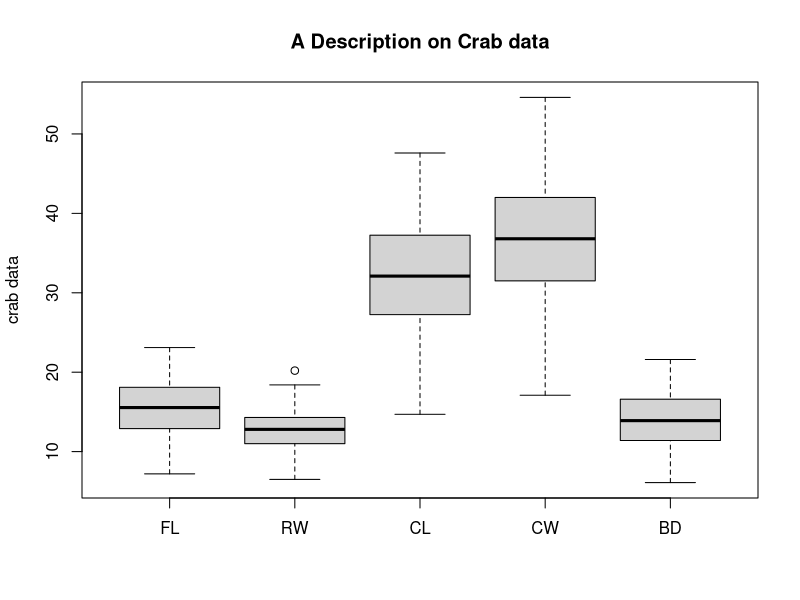
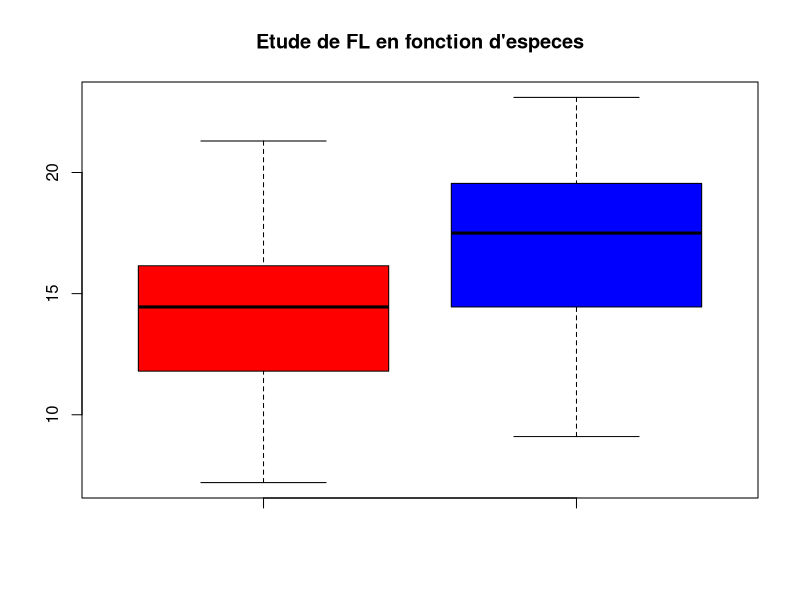
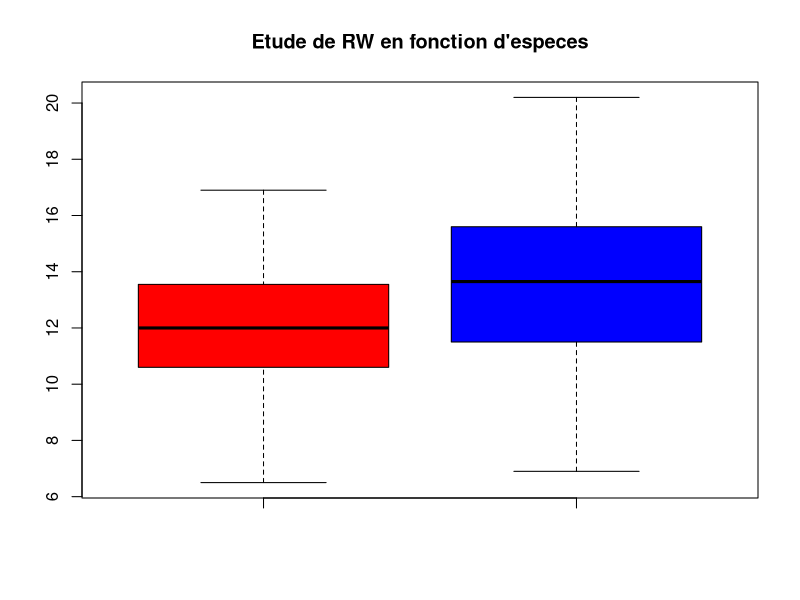
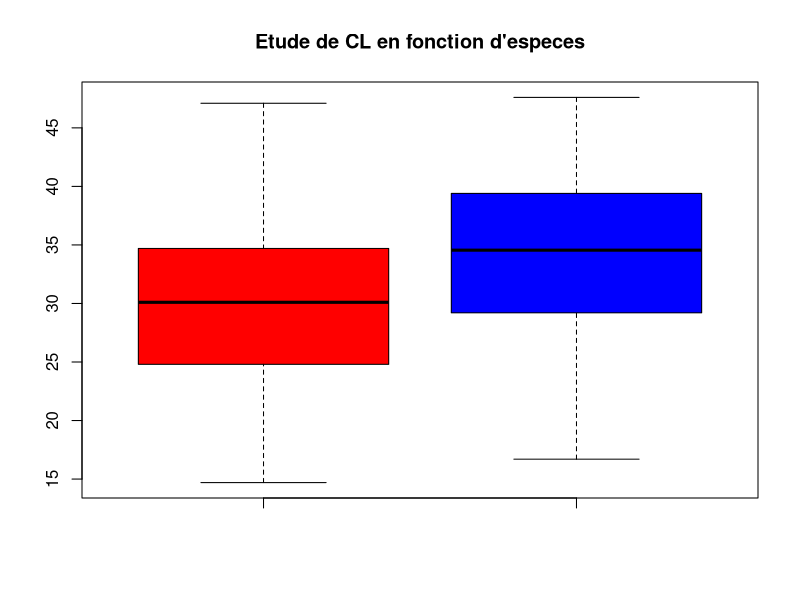
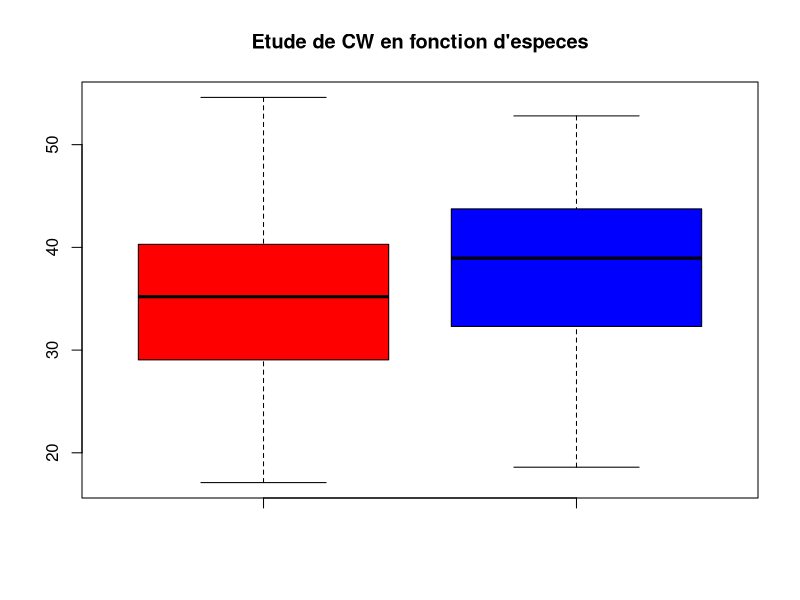
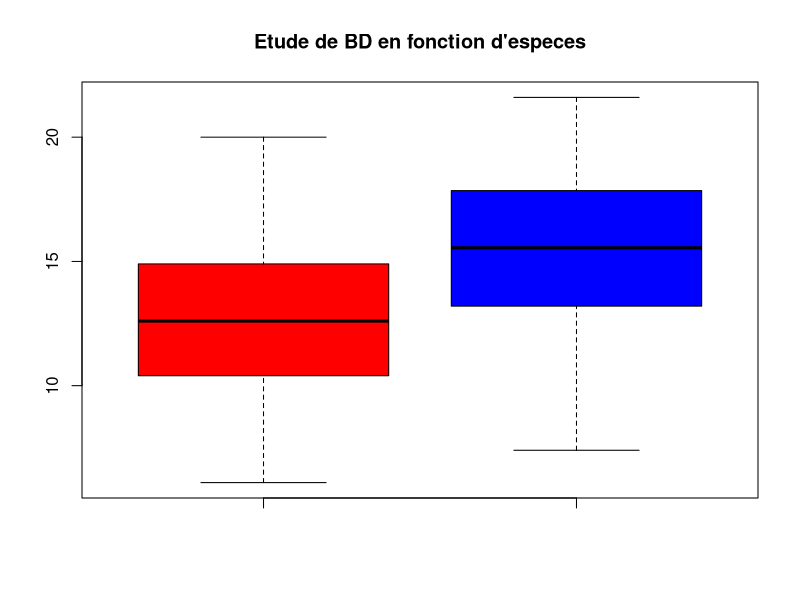
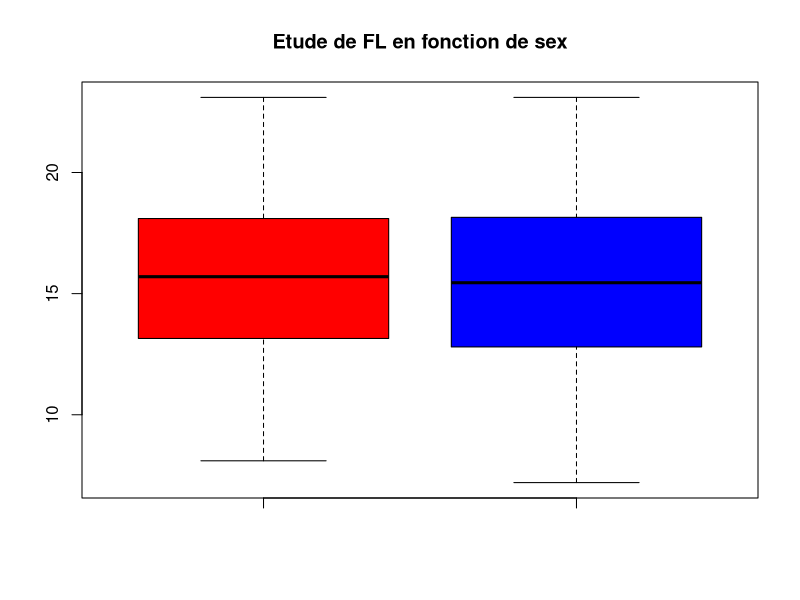
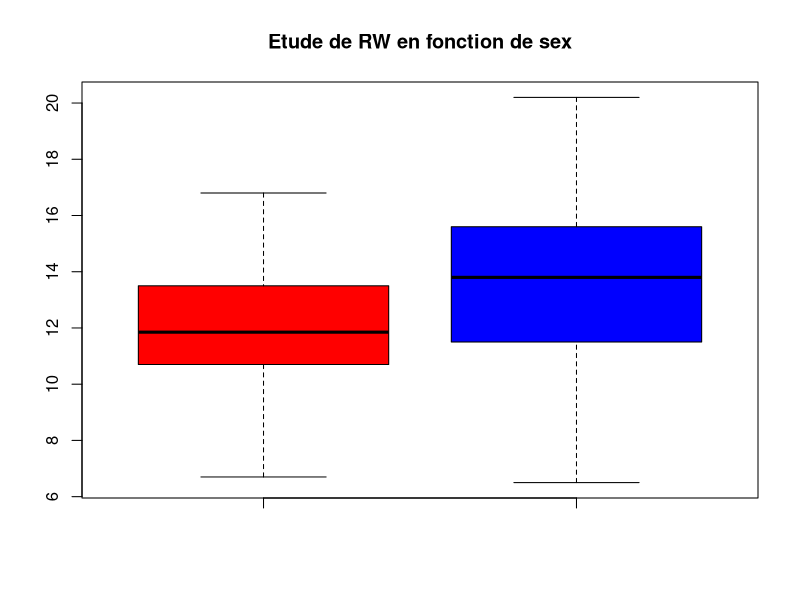

The R script that drew these images, in order:
#Read Crabs Data

library(MASS)
data(crabs)
crabsquant <- crabs[,4:8]

#Question01
#A Descriptive Boxplot for all data
png("./graphics/Descriptive.png")
boxplot(crabsquant,main="A Description on Crab data",ylab="crab data")
dev.off()

attach(crabs)
#FL with spieces
png("./graphics/FL_sp.png")
boxplot(FL[sp=="B"],FL[sp=="O"],col=c("red","blue"),main="Etude de FL en fonction d'especes")
dev.off()

png("./graphics/RW_sp.png")
boxplot(RW[sp=="B"],RW[sp=="O"],col=c("red","blue"),main="Etude de RW en fonction d'especes")
dev.off()

png("./graphics/CL_sp.png")
boxplot(CL[sp=="B"],CL[sp=="O"],col=c("red","blue"),main="Etude de CL en fonction d'especes")
dev.off()

png("./graphics/CW_sp.png")
boxplot(CW[sp=="B"],CW[sp=="O"],col=c("red","blue"),main="Etude de CW en fonction d'especes")
dev.off()

png("./graphics/BD_sp.png")
boxplot(BD[sp=="B"],BD[sp=="O"],col=c("red","blue"),main="Etude de BD en fonction d'especes")
dev.off()

#Sex
png("./graphics/FL_sex.png")
boxplot(FL[sex=="M"],FL[sex=="F"],col=c("red","blue"),main="Etude de FL en fonction de sex")
dev.off()

png("./graphics/RW_sex.png")
boxplot(RW[sex=="M"],RW[sex=="F"],col=c("red","blue"),main="Etude de RW en fonction de sex")
dev.off()

png("./graphics/CL_sex.png")
boxplot(CL[sex=="M"],CL[sex=="F"],col=c("red","blue"),main="Etude de CL en fonction de sex")
dev.off()

png("./graphics/CW_sex.png")
boxplot(CW[sex=="M"],CW[sex=="F"],col=c("red","blue"),main="Etude de CW en fonction de sex")
dev.off()

png("./graphics/BD_sex.png")
boxplot(BD[sex=="M"],BD[sex=="F"],col=c("red","blue"),main="Etude de BD en fonction de sex")
dev.off()


#Queston 02
#Crab Spiece
png("./graphics/cor_sp.png")
plot(crabsquant,col=crabs$sp,main="representation for spieces")
dev.off()

#Crab Sex
png("./graphics/cor_sex.png")
plot(crabsquant,col=crabs$sex,main="representation for sex")
dev.off()

tab_cor <- cor(crabsquant)

#We obeserve the correlation table and we found that all the variables are very relative.
#It is the "Effet Taille" 
#We should use some method to eliminate this effect，as "Centre en ligne"

sum <- rowSums(crabsquant);
crabsquant_new <- crabsquant/sum

tab_cor_new <- cor(crabsquant)

#Crab Spiece
png("./graphics/cor_sp_new.png")
plot(crabsquant_new,col=crabs$sp,main="representation for spieces of new data")
dev.off()

#Crab Sex
png("./graphics/cor_sex_new.png")
plot(crabsquant_new,col=crabs$sex,main="representation for sex of new data")
dev.off()




